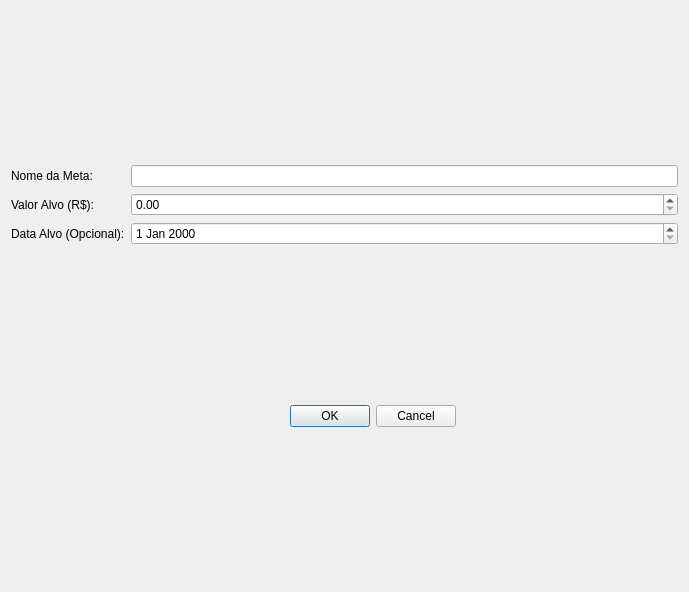
<?xml version="1.0" encoding="UTF-8"?>
<ui version="4.0">
 <class>dialogAddEditMeta</class>
 <widget class="QDialog" name="dialogAddEditMeta">
  <property name="geometry">
   <rect>
    <x>0</x>
    <y>0</y>
    <width>689</width>
    <height>592</height>
   </rect>
  </property>
  <property name="windowTitle">
   <string>dialogAddEditMeta</string>
  </property>
  <layout class="QHBoxLayout" name="horizontalLayout_3">
   <item>
    <layout class="QVBoxLayout" name="verticalLayout" stretch="1,0">
     <item>
      <layout class="QGridLayout" name="gridLayout">
       <item row="2" column="1">
        <widget class="QDateEdit" name="dateEditDataAlvo"/>
       </item>
       <item row="0" column="0">
        <widget class="QLabel" name="label">
         <property name="text">
          <string>Nome da Meta: </string>
         </property>
        </widget>
       </item>
       <item row="2" column="0">
        <widget class="QLabel" name="label_3">
         <property name="text">
          <string>Data Alvo (Opcional):</string>
         </property>
        </widget>
       </item>
       <item row="0" column="1">
        <widget class="QLineEdit" name="lineEditNome"/>
       </item>
       <item row="1" column="1">
        <widget class="QDoubleSpinBox" name="spinBoxValorAlvo"/>
       </item>
       <item row="1" column="0">
        <widget class="QLabel" name="label_2">
         <property name="text">
          <string>Valor Alvo (R$): </string>
         </property>
        </widget>
       </item>
      </layout>
     </item>
     <item>
      <layout class="QHBoxLayout" name="horizontalLayout_2">
       <item>
        <spacer name="horizontalSpacer_2">
         <property name="orientation">
          <enum>Qt::Orientation::Horizontal</enum>
         </property>
         <property name="sizeHint" stdset="0">
          <size>
           <width>40</width>
           <height>20</height>
          </size>
         </property>
        </spacer>
       </item>
       <item>
        <widget class="QDialogButtonBox" name="buttonBox">
         <property name="standardButtons">
          <set>QDialogButtonBox::StandardButton::Cancel|QDialogButtonBox::StandardButton::Ok</set>
         </property>
        </widget>
       </item>
       <item>
        <spacer name="horizontalSpacer">
         <property name="orientation">
          <enum>Qt::Orientation::Horizontal</enum>
         </property>
         <property name="sizeHint" stdset="0">
          <size>
           <width>40</width>
           <height>20</height>
          </size>
         </property>
        </spacer>
       </item>
      </layout>
     </item>
    </layout>
   </item>
  </layout>
 </widget>
 <resources/>
 <connections/>
</ui>
